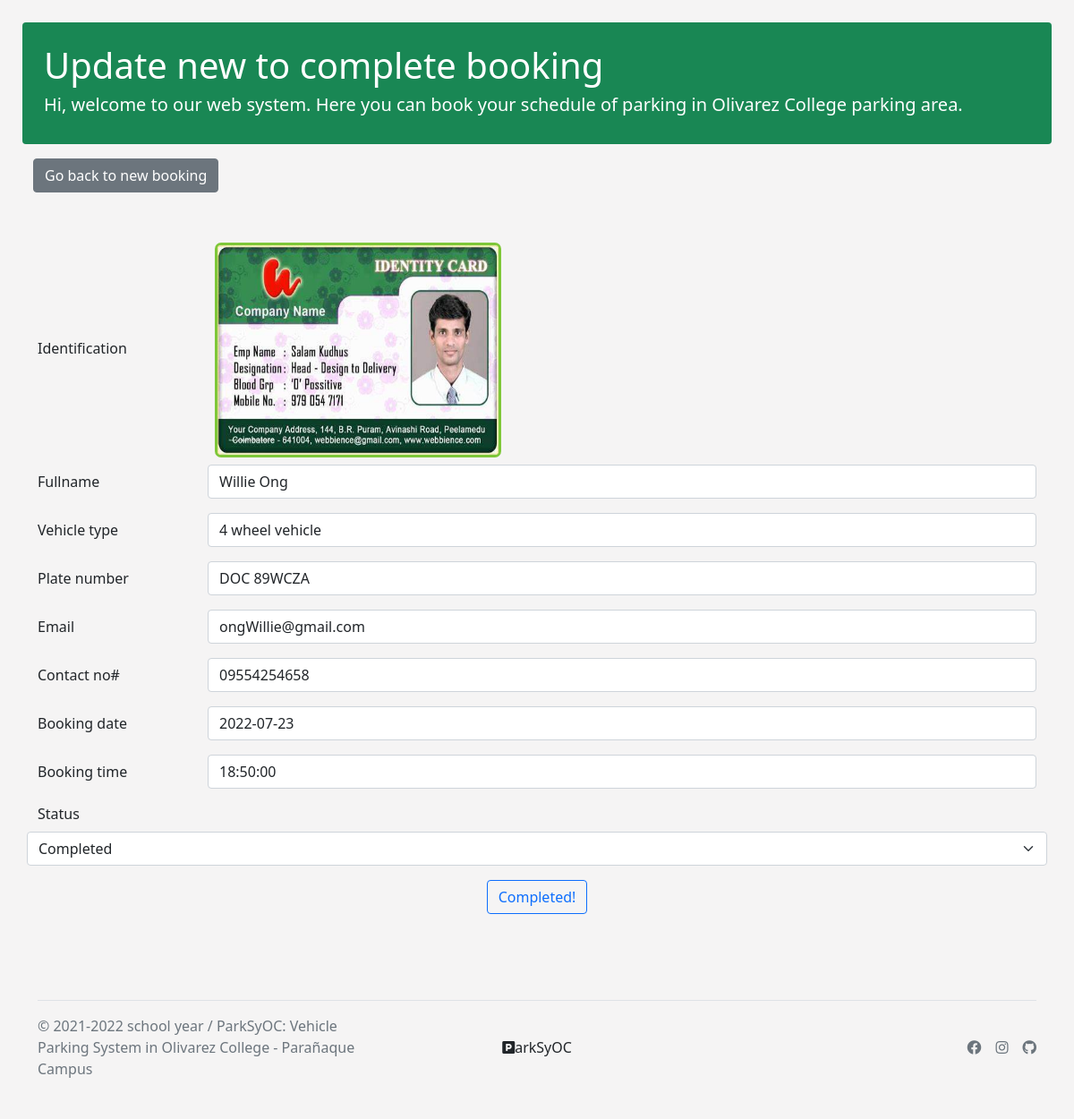
The app's page /updateNewBooking.php?bookingId=383 with its own data.
### tables this page shows
CREATE TABLE `add_vehicle` (
  `id` int(11) NOT NULL,
  `mmbrshp_id` varchar(255) NOT NULL,
  `identification` varchar(2048) NOT NULL,
  `vhcl_type` varchar(255) NOT NULL,
  `cstmr_type` varchar(255) NOT NULL,
  `plate_no` varchar(255) NOT NULL,
  `ownr_name` varchar(255) NOT NULL,
  `email` varchar(255) NOT NULL,
  `cntct_no` varchar(255) NOT NULL,
  `time_in` datetime NOT NULL,
  `out_time` datetime NOT NULL,
  `remarks` varchar(500) NOT NULL,
  `cstmr_stts` longtext NOT NULL,
  `booking_stts` longtext NOT NULL,
  `prkng_fee` varchar(255) NOT NULL,
  `bkng_time` time NOT NULL,
  `bkng_dt` date DEFAULT NULL,
  `qrcode` varchar(2048) NOT NULL,
  `getIn` time NOT NULL,
  `getOut` time NOT NULL,
  `hospitalID` varchar(2048) NOT NULL
);

### updateNewBooking.php (the view, shortened to what this page needs)
<?php
require_once './db/pdo.php';
$statement = $pdo->prepare("SELECT * FROM add_vehicle WHERE id = :id");
$statement->execute(array(
  ':id' => $_GET['bookingId']
));
$rows = $statement->fetch(PDO::FETCH_ASSOC);
$fname = htmlentities($rows['ownr_name']);
$vhcl_type = htmlentities($rows['vhcl_type']);
$plt_no = htmlentities($rows['plate_no']);
$email = htmlentities($rows['email']);
$cntct_no = htmlentities($rows['cntct_no']);
$bkng_dt = htmlentities($rows['bkng_dt']);
$bkng_tm = htmlentities($rows['bkng_time']);
?>
<!DOCTYPE html>
<html lang="en">
<head>
  <link rel="stylesheet" href="https://use.fontawesome.com/releases/v5.15.4/css/all.css">
  <link href="https://cdn.jsdelivr.net/npm/bootstrap@5.1.3/dist/css/bootstrap.min.css" rel="stylesheet">
  <link rel="stylesheet" href="https://cdn.jsdelivr.net/npm/bootstrap-icons@1.7.2/font/bootstrap-icons.css">
  <link rel="stylesheet" href="./public/styles.css">
</head>
<body>
  <div class="jumbutron-section mb-3">
    <div class="p-4 bg-success text-white rounded">
      <h1>Update new to complete booking</h1>
      <h5>Hi, welcome to our web system. Here you can book your schedule of parking in Olivarez College parking area.</h5>
    </div>
  </div>
  <div class="container-fluid">
    <div class="d-flex">
      <a href="./newBooking.php" class="btn btn-secondary">Go back to new booking</a>
    </div>
  </div>
  <section class="member-forms mt-5">
    <div class="container">
      <form action="" method="post" enctype="multipart/form-data">
        <?php if($rows['identification']): ?>
          <label for="inputPassword" class="col-sm-2 col-form-label">Identification</label>
          <img src="<?php echo $rows['identification'] ?>" alt="" class="updateImage img-fluid m-2">
        <?php endif; ?>
        <div class="mb-3 row">
          <label for="inputPassword" class="col-sm-2 col-form-label">Fullname</label>
          <div class="col-sm-10">
            <input type="text" class="form-control" id="inputPassword" value="<?= $fname ?>">
          </div>
        </div>
        <div class="mb-3 row">
          <label for="inputPassword" class="col-sm-2 col-form-label">Vehicle type</label>
          <div class="col-sm-10">
            <input type="text" class="form-control" id="inputPassword" value="<?= $vhcl_type ?>">
          </div>
        </div>
        <div class="mb-3 row">
          <label for="inputPassword" class="col-sm-2 col-form-label">Plate number</label>
          <div class="col-sm-10">
            <input type="text" class="form-control" id="inputPassword" value="<?= $plt_no ?>">
          </div>
        </div>
        <div class="mb-3 row">
          <label for="inputPassword" class="col-sm-2 col-form-label">Email</label>
          <div class="col-sm-10">
            <input type="text" class="form-control" id="inputPassword" value="<?= $email ?>">
          </div>
        </div>
        <div class="mb-3 row">
          <label for="inputPassword" class="col-sm-2 col-form-label" >Contact no#</label>
          <div class="col-sm-10">
            <input type="text" class="form-control" value="<?= $cntct_no ?>" id="inputPassword">
          </div>
        </div>
        <div class="mb-3 row">
          <label for="inputPassword" class="col-sm-2 col-form-label">Booking date</label>
          <div class="col-sm-10">
            <input type="text" class="form-control" name="appntmnt_date" value="<?= $bkng_dt ?>" id="inputPassword">
          </div>
        </div>
        <div class="mb-3 row">
          <label for="inputPassword" class="col-sm-2 col-form-label">Booking time</label>
          <div class="col-sm-10">
            <input type="text" class="form-control" id="inputPassword" value="<?= $bkng_tm ?>">
          </div>
        </div>
        <div class="mb-3 row">
          <label for="exampleFormControlInput1" class="form-label">Status</label>
          <select class="form-select" id="inputGroupSelect04" value="" aria-label="Example select with button addon" name="booking_status">
            <option selected value="completed" class="m-3">Completed</option>
          </select>
        </div>
        <div class="text-center">
          <button class="btn btn-outline-primary" name="complete" type="submit">Completed!</button>
        </div>
      </form>
    </div>
  </section>
  <br>
  <br>
  <br>
  <?php include_once "./views/footer.php"; ?>
</body>
</html>

### public/styles.css (style rules this page uses)
:root { --body-bg: rgb(204, 204, 204); --white: #ffff; --darkWhite: #ccc; --black: #0000; --dark: #615c60; --themeColor: #22b8d1; --pageShadow: 0 0 0 .5cm rgba(0, 0, 0, 0.5); }
body { padding: 10px; margin: 15px; background-color: rgb(245, 244, 244); }
.updateImage { width: 20rem; height: 15rem; border: 3px solid #7ec739; border-radius: 7px; }

### records on screen
add_vehicle: identification (picture), ownr_name "Willie Ong", vhcl_type "4 wheel vehicle", plate_no "DOC 89WCZA", email "ongWillie@gmail.com", cntct_no "09554254658", appntmnt_date "2022-07-23", bkng_time "18:50:00"
